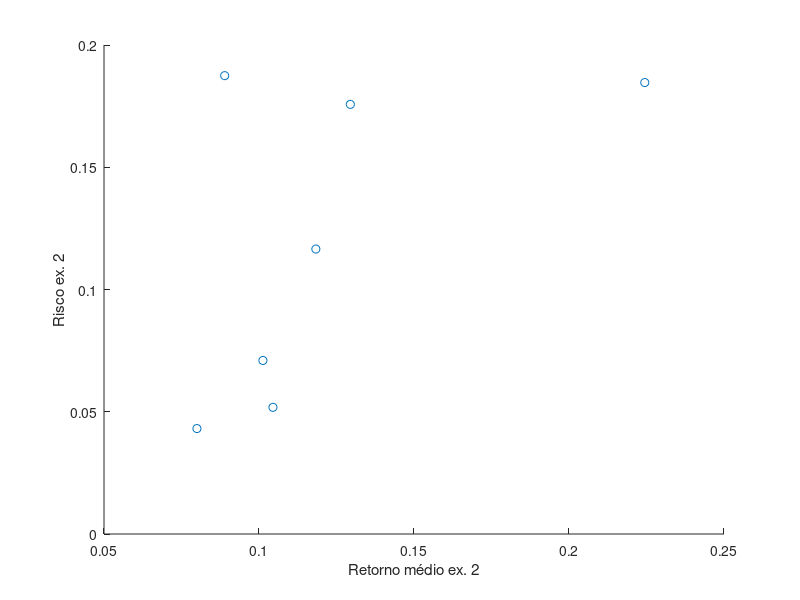

Write MATLAB code to recreate this figure.
%lista 3 modelos matematicos em financas
% Murilo S. de O. Poloi

#X = qp([0;0;0], 2*Q, [], [1 1 1], 1, [0;0;0], [])
#[X, OBJ, INFO, LAMBDA] = qp (X0, H, Q, A, B, LB, UB)

#Exercicio 1:

%matriz com os indices dos ativos do ex 1
A1 = [24.69	49.46	24.8	48.56	-9.99	21.53	9.89	33.43	16.26	5.81;
9.46	15.49	12.67	49.12	-18.01	1.8	17.11	4.02	28.93	8.87;
14.8	8.32	7.44	17.5	15.87	12.41	11.12	11.12	5.51	0.41;
8.41	8.05	10.81	13.23	14.00	9.95	6.42	5.97	2.76	0.38;
14.3	2.61	11.4	7.13	23.37	15.2	10.73	12.03	6.69	-2.2;
26.88	-10.02	14.54	8.88	24.81	12.39	13.06	22.95	6.41	-1.56];

%tranformar porcentagem em numero
A1 = A1./1e2;

%calculo da matriz de covariancia do ex 1
cov_matrix_A1 = cov(transpose(A1(:,:)));

%tamanho da matriz de covariancia
n1 = size(cov_matrix_A1,1);

#letra a):

%resolucao do problema de otimizacao da letra a
Xa1 = qp([zeros(1,n1)], 2*cov_matrix_A1, [], ones(1,n1), 1, zeros(n1,1), []);
display(Xa1);

#letra b):

%resolucao do problema de otimizacao da letra b
Xb1 = qp([zeros(1,n1)], 2*cov_matrix_A1, [], ones(1,n1), 1, [], []);
display(Xb1);



#Exercício 2:

%matriz com os indices dos ativos do ex 2
A2 = [24.69	49.46	24.8	48.56	-9.99	21.53	9.89	33.43	16.26	5.81;
9.46	15.49	12.67	49.12	-18.01	1.8	17.11	4.02	28.93	8.87;
14.8	8.32	7.44	17.5	15.87	12.41	11.12	11.12	5.51	0.41;
8.41	8.05	10.81	13.23	14.00	9.95	6.42	5.97	2.76	0.38;
14.3	2.61	11.4	7.13	23.37	15.2	10.73	12.03	6.69	-2.2;
26.88	-10.02	14.54	8.88	24.81	12.39	13.06	22.95	6.41	-1.56;
7.4	-15.5	-2.91	-13.31	38.93	26.86	15.03	31.58	2.92	-2.07];

%transformar porcentagem em numero
A2 = A2./1e2;

%matriz de covariancia ex 2
cov_matrix_A2 = cov(transpose(A2(:,:)));

%tamanho da matriz de covariancia do ex 2
n2 = size(cov_matrix_A2,1);

#letra a):

%resolucao do problema de otimizacao da letra a
Xa2 = qp([zeros(n2,1)], 2*cov_matrix_A2, [], ones(1,n2), 1, zeros(n2,1), []);
display(Xa2);

#letra b):

%resolucao do problema de otimizacao da letra b
Xb2 = qp([zeros(n2,1)], 2*cov_matrix_A2, [], ones(1,n2), 1, [], []);
display(Xb2);


#calculando o retorno médio e risco de cada ativo:

%retorno medio ex 1
ret_med_A1 = mean(transpose(A1(:,:)));

%retorno medio ex 2
ret_med_A2 = mean(transpose(A2(:,:)));

%risco ex 1
risco_A1 = std(transpose(A1(:,:)));

%risco ex 2
risco_A2 = std(transpose(A2(:,:)));

#plots requeridos

%plot ex 1
scatter(ret_med_A1,risco_A1)
xlabel ('Retorno médio ex. 1');
ylabel ('Risco ex. 1');
pause

%plot ex 2
scatter(ret_med_A2,risco_A2)
xlabel ('Retorno médio ex. 2');
ylabel ('Risco ex. 2');




